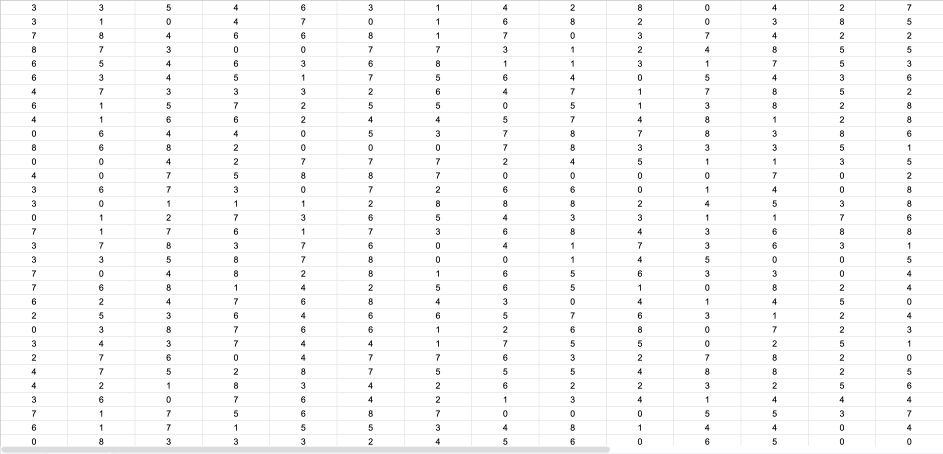
#> input picture CloudFunctions/gcf/ocrtrain.png, 2828 x 1362 px (shown at 1/3 size)
$ python digitreconiser.py
#> lines starting #> are read from the running program, lines starting #| are printed output that depends on the picture; after the words box and inside, x2 and y2 are one past the last pixel; in counts of white or black regions, pixels touching at a corner belong together
import sys
import numpy as np
import cv2

im = cv2.imread('ocrtrain.png')
#> im is the input picture: shape (1362, 2828, 3); mean B, G, R 250.1, 250, 250
im3 = im.copy()

gray = cv2.cvtColor(im,cv2.COLOR_BGR2GRAY)
blur = cv2.GaussianBlur(gray,(5,5),0)
thresh = cv2.adaptiveThreshold(blur,255,1,1,11,2)
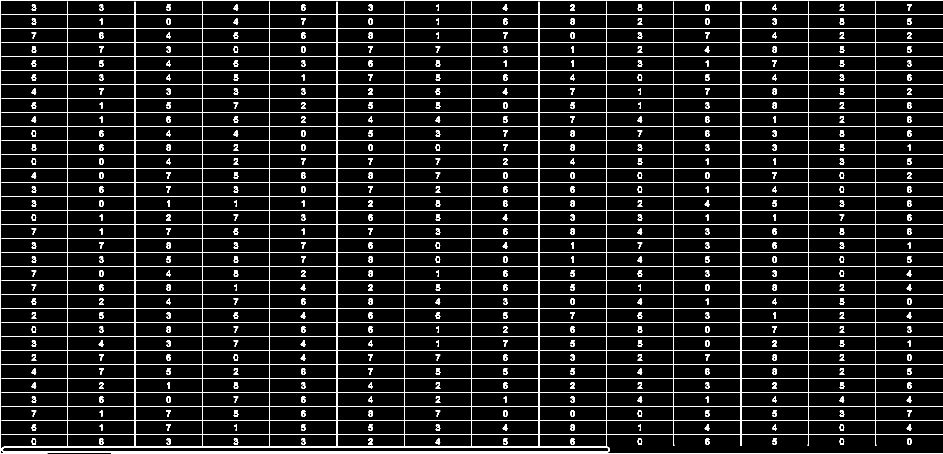
#> thresh: shape (1362, 2828) (shown at 1/3 size); 7.6% white in thin lines or dots

#################      Now finding Contours         ###################

contours,hierarchy = cv2.findContours(thresh,cv2.RETR_LIST,cv2.CHAIN_APPROX_SIMPLE)
#> contours = 1065 contours, 1 with area under 20; largest, box (x1, y1, x2, y2) and area: (5, 5, 2828, 1338) 3071266, (5, 1340, 1830, 1358) 29324, (7, 1343, 1827, 1355) 19973, (2425, 1261, 2627, 1303) 8239, (2223, 1261, 2425, 1303) 8239

samples =  np.empty((0,100))
responses = []
keys = [i for i in range(48,58)]

for cnt in contours:
    if cv2.contourArea(cnt)>50:
        [x,y,w,h] = cv2.boundingRect(cnt)

        if  h>28:
            cv2.rectangle(im,(x,y),(x+w,y+h),(0,0,255),2)
            roi = thresh[y:y+h,x:x+w]
            roismall = cv2.resize(roi,(10,10))
            cv2.imshow('norm',im)
            key = cv2.waitKey(0)

            if key == 27:  # (escape to quit)
                sys.exit()
#> (the program exits here)

$ run again, with CloudFunctions/gcf/pittrain.png copied over CloudFunctions/gcf/ocrtrain.png
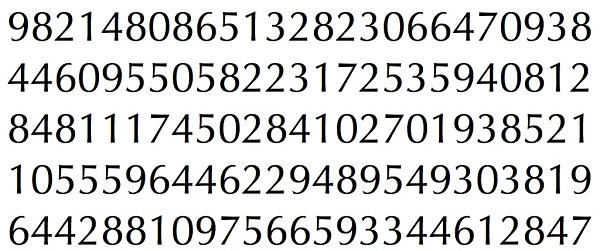
#> input picture CloudFunctions/gcf/pittrain.png, 600 x 251 px
#> im is the input picture: shape (251, 600, 3); mean B, G, R 217.5, 217.7, 217.6
#> `blur = cv2.GaussianBlur(gray,(5,5),0)`:
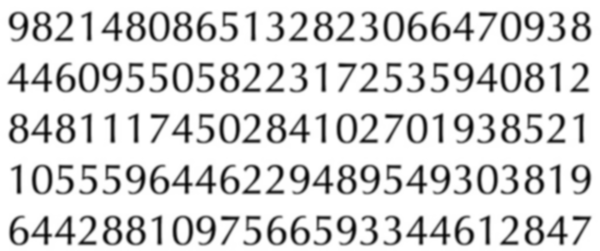
#> blur: shape (251, 600); min 4, max 255, mean 217.7
#> `thresh = cv2.adaptiveThreshold(blur,255,1,1,11,2)`:
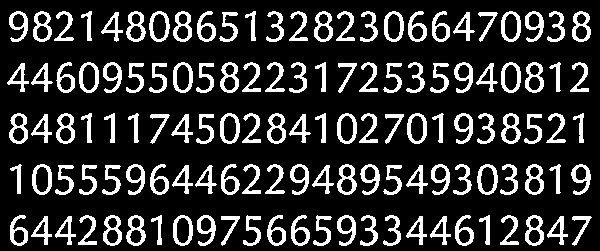
#> thresh: shape (251, 600); 18.6% white; 125 white regions
#> contours = 208 contours; largest, box (x1, y1, x2, y2) and area: (477, 164, 498, 195) 486, (32, 164, 52, 195) 480, (173, 62, 193, 93) 480, (149, 11, 170, 42) 480, (407, 113, 427, 144) 480

$ run again, with CloudFunctions/gcf/original.jpg saved as CloudFunctions/gcf/ocrtrain.png
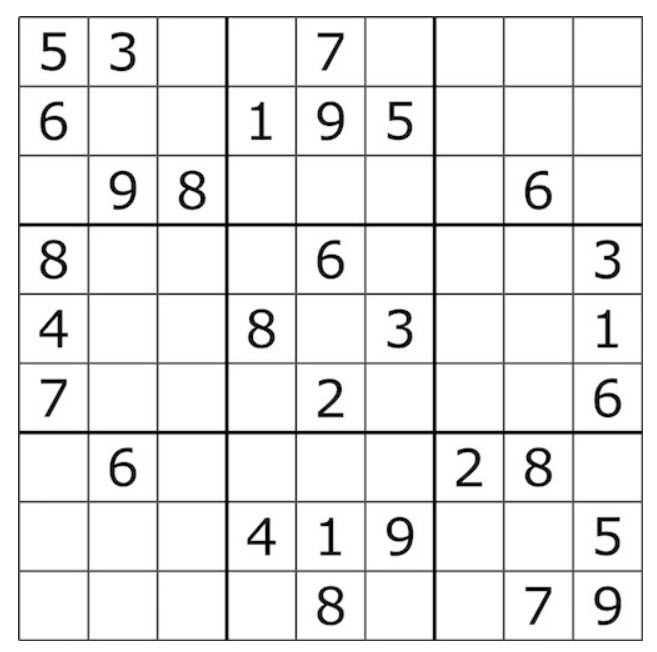
#> input picture CloudFunctions/gcf/original.jpg, 657 x 652 px
#> im is the input picture: shape (652, 657, 3); min 0, max 255, mean 234.7
#> `blur = cv2.GaussianBlur(gray,(5,5),0)`:
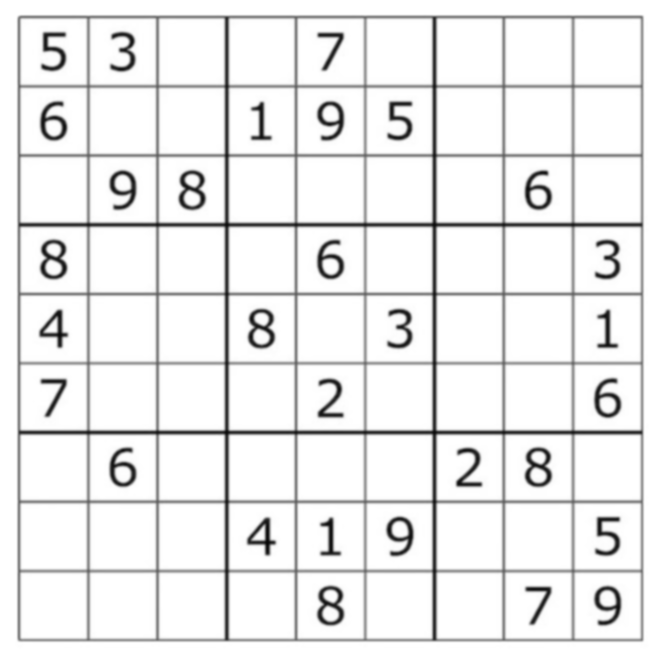
#> blur: shape (652, 657); min 5, max 255, mean 234.7
#> `thresh = cv2.adaptiveThreshold(blur,255,1,1,11,2)`:
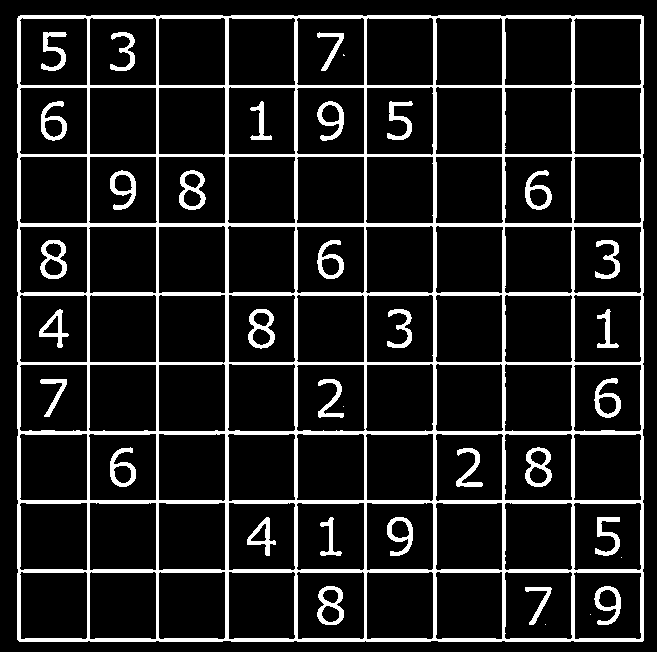
#> thresh: shape (652, 657); 13% white; 36 white regions (5 under 20 px)
#> contours = 138 contours, 5 with area under 20; largest, box (x1, y1, x2, y2) and area: (17, 15, 644, 642) 391725, (19, 294, 88, 363) 4496, (158, 294, 226, 364) 4494, (296, 17, 365, 86) 4494, (296, 294, 365, 363) 4494
